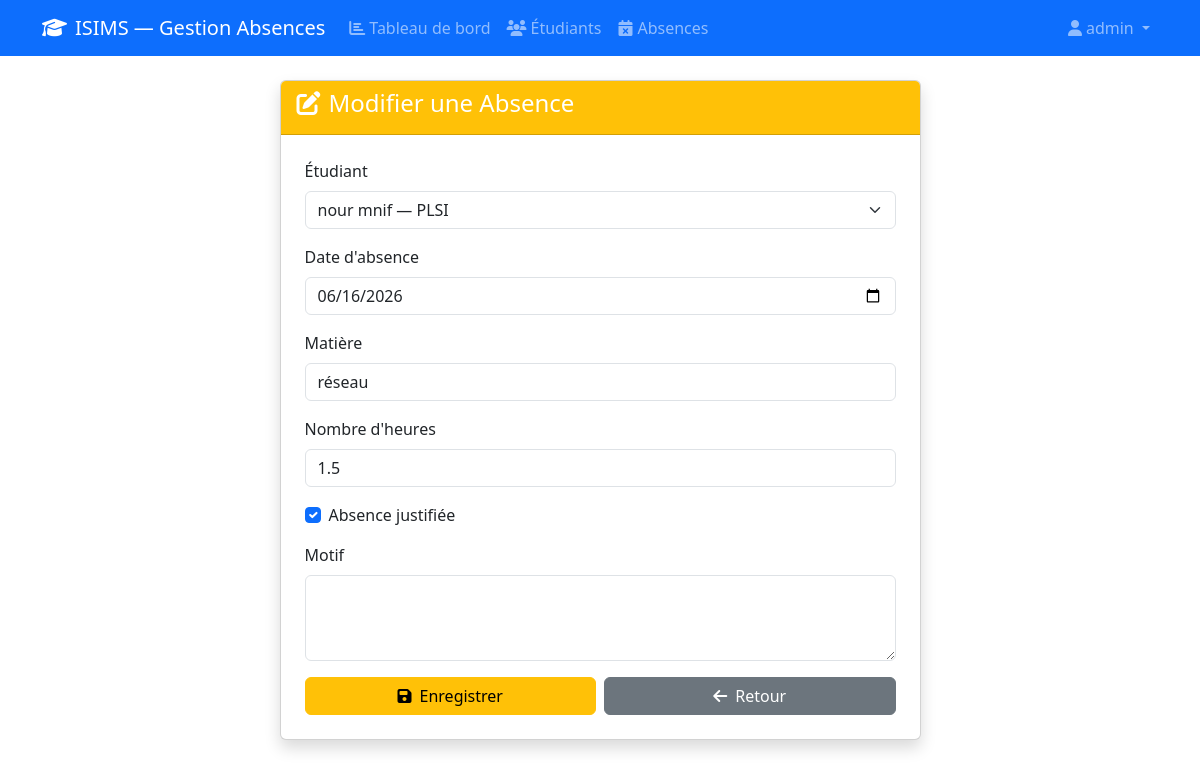
/absences/modifier/1 (signed in), run on the app's committed database.
### models.py (models this page shows, shortened)
class User(UserMixin, db.Model):
    __tablename__ = 'users'
    id = db.Column(db.Integer, primary_key=True)
    nom = db.Column(db.String(150), nullable=False)
    email = db.Column(db.String(100), unique=True, nullable=False)
    password_hash = db.Column(db.String(200), nullable=False)
    role = db.Column(db.String(20), default='enseignant')

class Absence(db.Model):
    etudiant = db.relationship('Etudiant', backref='absences')
    __tablename__ = 'absences'
    id = db.Column(db.Integer, primary_key=True)
    etudiant_id = db.Column(db.Integer, db.ForeignKey('etudiants.id'), nullable=False)
    date_absence = db.Column(db.Date, nullable=False)
    matiere = db.Column(db.String(50), nullable=False)
    nb_heures = db.Column(db.Float, default=1.5)
    justifiee = db.Column(db.Boolean, default=False)
    motif = db.Column(db.Text)

class Etudiant(db.Model):
    __tablename__ = 'etudiants'
    id = db.Column(db.Integer, primary_key=True)
    nom = db.Column(db.String(50), nullable=False)
    prenom = db.Column(db.String(50), nullable=False)
    classe = db.Column(db.String(50), nullable=False)
    num_etudiant = db.Column(db.String(20), unique=True, nullable=False)

### routes/absences.py (the view, shortened to what this page needs)
@bp.route('/absences/modifier/<int:id>', methods=['GET', 'POST'])
@login_required
def modifier(id):
    absence = Absence.query.get_or_404(id)
    etudiants = Etudiant.query.all() if current_user.role != 'enseignant' else None
    return render_template('absences/modifier.html', absence=absence, etudiants=etudiants)

### app.py (called while the page is built)
@login_manager.user_loader
def load_user(user_id):
    return User.query.get(int(user_id))

### templates/absences/modifier.html
{% extends 'base.html' %}
{% block content %}
<div class="row justify-content-center">
    <div class="col-md-7">
        <div class="card shadow">
            <div class="card-header bg-warning text-white">
                <h4><i class="fas fa-edit me-2"></i>Modifier une Absence</h4>
            </div>
            <div class="card-body p-4">
                <form method="POST">
                    {% if current_user.role == 'enseignant' %}
                    <div class="mb-3">
                        <label class="form-label">Numéro étudiant</label>
                        <input type="text" name="num_etudiant" class="form-control" value="{{ absence.etudiant.num_etudiant }}" required>
                    </div>
                    {% else %}
                    <div class="mb-3">
                        <label class="form-label">Étudiant</label>
                        <select name="etudiant_id" class="form-select" required>
                            {% for etudiant in etudiants %}
                                <option value="{{ etudiant.id }}" {% if etudiant.id == absence.etudiant_id %}selected{% endif %}>
                                    {{ etudiant.nom }} {{ etudiant.prenom }} — {{ etudiant.classe }}
                                </option>
                            {% endfor %}
                        </select>
                    </div>
                    {% endif %}
                    <div class="mb-3">
                        <label class="form-label">Date d'absence</label>
                        <input type="date" name="date_absence" class="form-control" value="{{ absence.date_absence }}" required>
                    </div>
                    <div class="mb-3">
                        <label class="form-label">Matière</label>
                        <input type="text" name="matiere" class="form-control" value="{{ absence.matiere }}" required>
                    </div>
                    <div class="mb-3">
                        <label class="form-label">Nombre d'heures</label>
                        <input type="number" name="nb_heures" class="form-control" step="0.5" value="{{ absence.nb_heures }}" required>
                    </div>
                    <div class="mb-3 form-check">
                        <input type="checkbox" name="justifiee" class="form-check-input" id="justifiee" {% if absence.justifiee %}checked{% endif %}>
                        <label class="form-check-label" for="justifiee">Absence justifiée</label>
                    </div>
                    <div class="mb-3">
                        <label class="form-label">Motif</label>
                        <textarea name="motif" class="form-control" rows="3">{{ absence.motif }}</textarea>
                    </div>
                    <div class="d-flex gap-2">
                        <button type="submit" class="btn btn-warning w-100">
                            <i class="fas fa-save me-2"></i>Enregistrer
                        </button>
                        <a href="{{ url_for('etudiants.liste') }}" class="btn btn-secondary w-100">
                            <i class="fas fa-arrow-left me-2"></i>Retour
                        </a>
                    </div>
                </form>
            </div>
        </div>
    </div>
</div>
{% endblock %}

### templates/base.html (shortened to what this page needs)
<!DOCTYPE html>
<html lang="fr">
<head>
    <link href="https://cdn.jsdelivr.net/npm/bootstrap@5.3.0/dist/css/bootstrap.min.css" rel="stylesheet">
    <link href="https://cdnjs.cloudflare.com/ajax/libs/font-awesome/6.4.0/css/all.min.css" rel="stylesheet">
    <link rel="stylesheet" href="{{ url_for('static', filename='css/style.css') }}">
</head>
<body>
<nav class="navbar navbar-expand-lg navbar-dark bg-primary">
    <div class="container">
        <a class="navbar-brand" href="{{ url_for('dashboard.index') }}">
            <i class="fas fa-graduation-cap me-2"></i>ISIMS — Gestion Absences
        </a>
        <div class="collapse navbar-collapse" id="navbarNav">
            <ul class="navbar-nav me-auto">
                {% if current_user.is_authenticated %}
                    <li class="nav-item">
                        <a class="nav-link" href="{{ url_for('dashboard.index') }}">
                            <i class="fas fa-chart-bar me-1"></i>Tableau de bord
                        </a>
                    </li>
                    {% if current_user.role in ['admin', 'administration'] %}
                    <li class="nav-item">
                        <a class="nav-link" href="{{ url_for('etudiants.liste') }}">
                            <i class="fas fa-users me-1"></i>Étudiants
                        </a>
                    </li>
                    {% endif %}
                    <li class="nav-item">
                        <a class="nav-link" href="{{ url_for('absences.ajouter') }}">
                            <i class="fas fa-calendar-times me-1"></i>Absences
                        </a>
                    </li>
                {% endif %}
            </ul>
            <ul class="navbar-nav">
                {% if current_user.is_authenticated %}
                    <li class="nav-item dropdown">
                        <a class="nav-link dropdown-toggle" href="#" data-bs-toggle="dropdown">
                            <i class="fas fa-user me-1"></i>{{ current_user.nom }}
                        </a>
                    </li>
                {% else %}
                    <li class="nav-item">
                        <a class="nav-link" href="{{ url_for('auth.login') }}">Connexion</a>
                    </li>
                {% endif %}
            </ul>
        </div>
    </div>
</nav>
<div class="container mt-4">
    {% block content %}{% endblock %}
</div>
</body>
</html>

### data on the page
User: nom "admin"
Absence: etudiant_id "nour mnif — PLSI", date_absence "06/16/2026", matiere "réseau", nb_heures "1.5", justifiee "☑"
